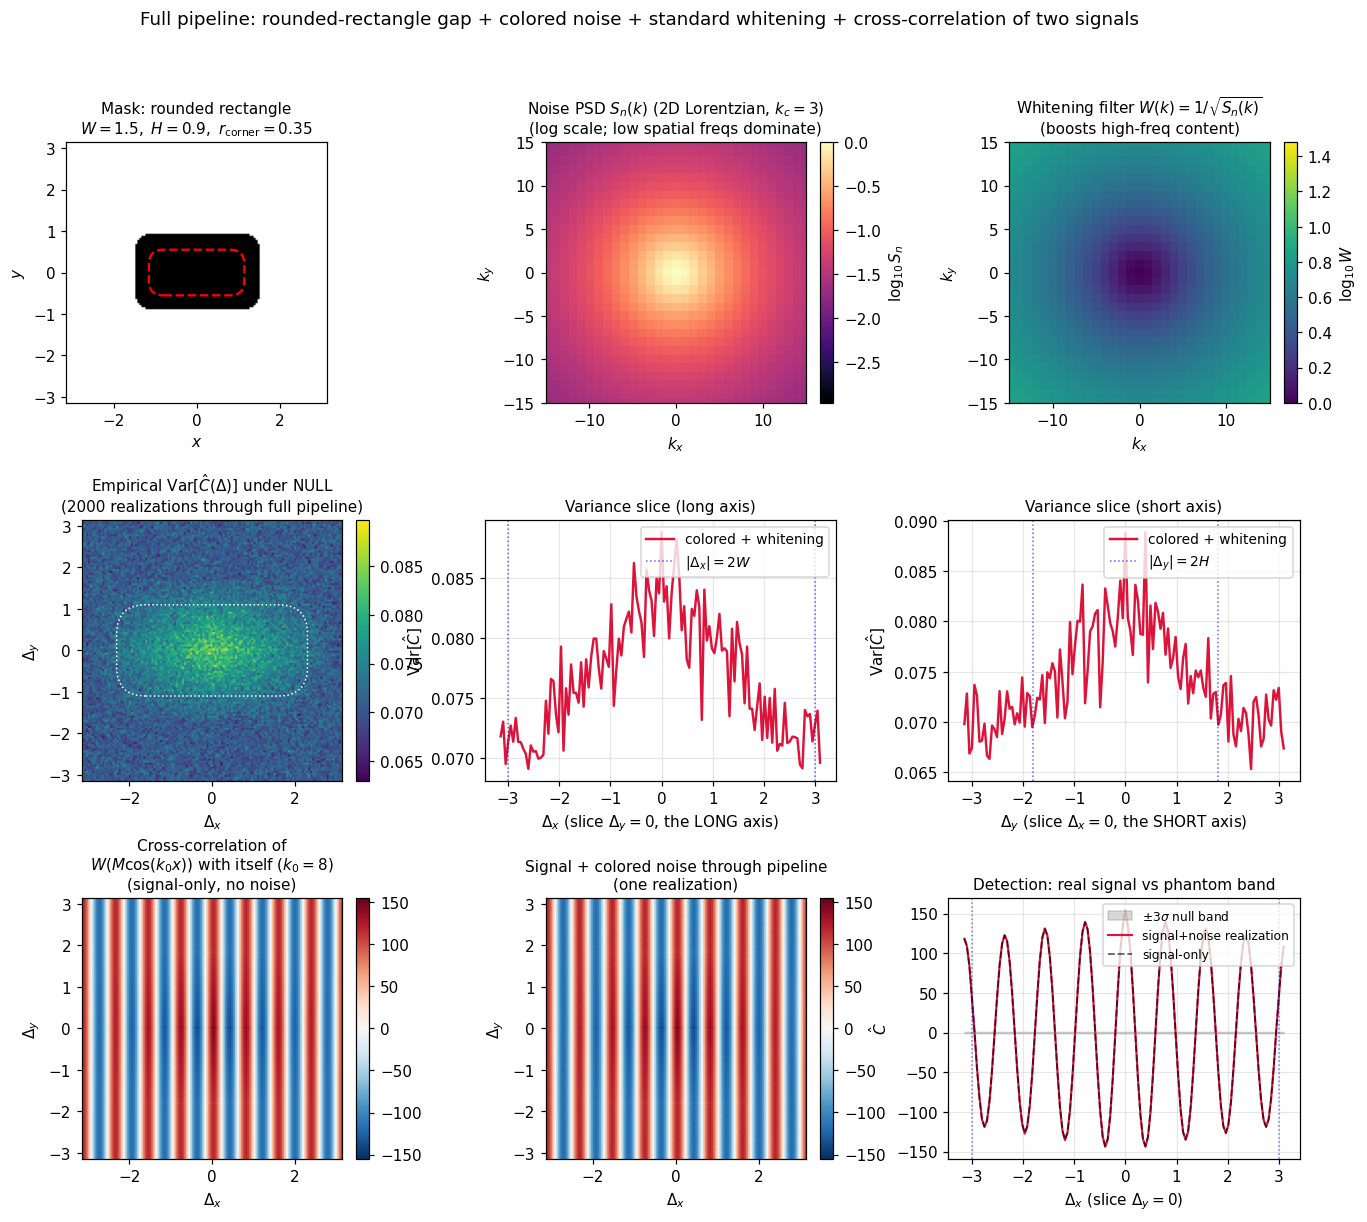

Write the Python code that produced this figure.
"""
Full example: rounded-rectangle gap + colored noise + standard
whitening pipeline + cross-correlation of two signals.

Ingredients:
    - 2D periodic domain [-pi, pi]^2 (matching scattering doc)
    - Rounded-rectangle gap (W=1.5, H=0.9, corner radius r=0.35)
    - 2D Lorentzian colored noise: S_n(k) = sigma_0^2 k_c^2 / (k_c^2 + |k|^2)
      (low-spatial-frequency dominated, k_c = 3)
    - Standard pipeline:
          observe y^(i) = M * (signal + noise^(i))
          whiten:   y_w^(i) = W * y^(i),   W(k) = 1/sqrt(S_n(k))
          cross-correlate: Chat(Delta) = integral y_w^(1)(x) y_w^(2)(x+Delta) dx

Two scenarios:
    NULL: no signal, just two independent colored noise streams.
        Empirical Var[Chat] across many realizations gives the
        cross-correlation phantom pattern.
    SIGNAL: coherent plane wave cos(k_0 x) in both streams.
        Cross-correlation has a clear stripe pattern that punches
        through the phantom band.

Output: mf_full_example_rounded_rect.png
"""

import os
import numpy as np
import matplotlib.pyplot as plt
from matplotlib.patches import FancyBboxPatch

OUTPUT_DIR = '/mnt/user-data/outputs'
np.random.seed(42)

# ============================================================
# 2D SETUP
# ============================================================

N = 128
L = 2 * np.pi
dx = L / N
x = np.linspace(-L/2, L/2, N, endpoint=False)
y = np.linspace(-L/2, L/2, N, endpoint=False)
X, Y = np.meshgrid(x, y, indexing='ij')

# Rounded rectangle gap (Minkowski sum of inner rect + disk)
W_rect = 1.5
H_rect = 0.9
r_corner = 0.35
dx_in = np.maximum(np.abs(X) - (W_rect - r_corner), 0)
dy_in = np.maximum(np.abs(Y) - (H_rect - r_corner), 0)
dist_to_inner = np.sqrt(dx_in ** 2 + dy_in ** 2)
in_gap = dist_to_inner < r_corner
M = (~in_gap).astype(float)

# Fourier wavenumber grids
kx_arr = 2 * np.pi * np.fft.fftfreq(N, d=dx)
ky_arr = 2 * np.pi * np.fft.fftfreq(N, d=dx)
KX, KY = np.meshgrid(kx_arr, ky_arr, indexing='ij')
K_mag = np.sqrt(KX ** 2 + KY ** 2)

# Colored noise: 2D Lorentzian PSD
k_c = 3.0
sigma_0 = 1.0
S_n = sigma_0 ** 2 * k_c ** 2 / (k_c ** 2 + K_mag ** 2)

# Whitening filter
W_kernel = 1.0 / np.sqrt(S_n)

print(f"Setup:")
print(f"  Domain: {N}x{N} on [-pi,pi]^2, dx = {dx:.4f}")
print(f"  Mask: rounded rectangle W={W_rect}, H={H_rect}, r={r_corner}")
print(f"  Mask area = {(1-M).sum()*dx**2:.4f}")
print(f"  Noise PSD: 2D Lorentzian, k_c = {k_c}")
print(f"  S_n(k=0) = {S_n[0,0]:.4f} (peak, low-spatial-freq dominated)")
print(f"  Whitening: W = 1/sqrt(S_n); W(0) = {W_kernel[0,0]:.4f}, "
      f"W(k_max) = {W_kernel[N//2, N//2]:.4f}")

# ============================================================
# COLORED NOISE GENERATION
# ============================================================

def generate_colored_noise():
    """Generate one realization of 2D field with PSD S_n."""
    n_white = np.random.standard_normal((N, N))
    Z = np.fft.fft2(n_white)
    return np.real(np.fft.ifft2(Z * np.sqrt(S_n)))

def whiten(field):
    """Apply whitening filter W = 1/sqrt(S_n) in Fourier domain."""
    F = np.fft.fft2(field)
    return np.real(np.fft.ifft2(F * W_kernel))

# ============================================================
# MONTE CARLO: NULL DISTRIBUTION OF Chat
# ============================================================

n_real = 2000
sum_C = np.zeros((N, N))
sum_C_sq = np.zeros((N, N))

print(f"\nRunning {n_real} null realizations of full pipeline...")
for i in range(n_real):
    n1 = generate_colored_noise()
    n2 = generate_colored_noise()
    # Standard pipeline: mask, then whiten
    y1_w = whiten(M * n1)
    y2_w = whiten(M * n2)
    # Cross-correlate
    Y1 = np.fft.fft2(y1_w)
    Y2 = np.fft.fft2(y2_w)
    C = np.real(np.fft.ifft2(np.conj(Y1) * Y2)) * dx ** 2
    sum_C += C
    sum_C_sq += C ** 2
    if (i + 1) % 500 == 0:
        print(f"  realization {i+1}/{n_real}")

mean_C = sum_C / n_real
var_C = sum_C_sq / n_real - mean_C ** 2

print(f"  Variance map: peak = {var_C.max():.4f}, "
      f"plateau = {var_C[N//2, N//2]:.4f}, "
      f"ratio = {var_C.max() / var_C[N//2, N//2]:.3f}")

# ============================================================
# WITH A REAL COHERENT SIGNAL
# ============================================================

k_0 = 8.0
signal = 1.0 * np.cos(k_0 * X)

# Signal-only through pipeline (no noise)
y1_so = whiten(M * signal)
y2_so = whiten(M * signal)
Y1_so = np.fft.fft2(y1_so)
Y2_so = np.fft.fft2(y2_so)
C_predicted_signal = np.real(np.fft.ifft2(np.conj(Y1_so) * Y2_so)) * dx ** 2

# Signal + noise (one realization through pipeline)
n1_sig = generate_colored_noise()
n2_sig = generate_colored_noise()
y1_sig = whiten(M * (signal + n1_sig))
y2_sig = whiten(M * (signal + n2_sig))
Y1_sig = np.fft.fft2(y1_sig)
Y2_sig = np.fft.fft2(y2_sig)
C_with_signal = np.real(np.fft.ifft2(np.conj(Y1_sig) * Y2_sig)) * dx ** 2

# ============================================================
# FIGURE
# ============================================================

# Center for fftshift
var_C_c = np.fft.fftshift(var_C)
mean_C_c = np.fft.fftshift(mean_C)
C_predicted_signal_c = np.fft.fftshift(C_predicted_signal)
C_with_signal_c = np.fft.fftshift(C_with_signal)
S_n_c = np.fft.fftshift(S_n)
W_kernel_c = np.fft.fftshift(W_kernel)

lag_axis = np.fft.fftshift(np.fft.fftfreq(N, d=1) * L)
kx_centered = np.fft.fftshift(kx_arr)

def outline_rounded_rect(ax, W, H, r, color='red', ls='--', lw=1.5):
    bbox = FancyBboxPatch((-W + r, -H + r), 2 * (W - r), 2 * (H - r),
                          boxstyle=f"round,pad=0,rounding_size={r}",
                          fill=False, edgecolor=color, linewidth=lw,
                          linestyle=ls)
    ax.add_patch(bbox)

fig = plt.figure(figsize=(15, 12))
gs = fig.add_gridspec(3, 3, hspace=0.45, wspace=0.32)

# ------ Row 1: ingredients ------
ax = fig.add_subplot(gs[0, 0])
ax.imshow(M.T, cmap='gray', origin='lower',
          extent=[-L/2, L/2, -L/2, L/2], vmin=0, vmax=1)
outline_rounded_rect(ax, W_rect, H_rect, r_corner, color='red')
ax.set_title('Mask: rounded rectangle\n'
             f'$W={W_rect},\\ H={H_rect},\\ r_{{\\rm corner}}={r_corner}$',
             fontsize=10)
ax.set_xlabel('$x$'); ax.set_ylabel('$y$')

ax = fig.add_subplot(gs[0, 1])
im = ax.imshow(np.log10(S_n_c.T), cmap='magma', origin='lower',
               extent=[kx_centered[0], kx_centered[-1],
                        kx_centered[0], kx_centered[-1]])
ax.set_title(r'Noise PSD $S_n(k)$ (2D Lorentzian, $k_c=3$)' '\n'
             '(log scale; low spatial freqs dominate)', fontsize=10)
ax.set_xlabel('$k_x$'); ax.set_ylabel('$k_y$')
ax.set_xlim(-15, 15); ax.set_ylim(-15, 15)
plt.colorbar(im, ax=ax, fraction=0.045, pad=0.04, label=r'$\log_{10} S_n$')

ax = fig.add_subplot(gs[0, 2])
im = ax.imshow(np.log10(W_kernel_c.T), cmap='viridis', origin='lower',
               extent=[kx_centered[0], kx_centered[-1],
                        kx_centered[0], kx_centered[-1]])
ax.set_title(r'Whitening filter $W(k) = 1/\sqrt{S_n(k)}$' '\n'
             '(boosts high-freq content)', fontsize=10)
ax.set_xlabel('$k_x$'); ax.set_ylabel('$k_y$')
ax.set_xlim(-15, 15); ax.set_ylim(-15, 15)
plt.colorbar(im, ax=ax, fraction=0.045, pad=0.04, label=r'$\log_{10} W$')

# ------ Row 2: phantom under null ------
ax = fig.add_subplot(gs[1, 0])
im = ax.imshow(var_C_c.T, cmap='viridis', origin='lower',
               extent=[-L/2, L/2, -L/2, L/2])
outline_rounded_rect(ax, 2 * W_rect, 2 * H_rect, 2 * r_corner,
                     color='white', ls=':', lw=1.0)
ax.set_title(r'Empirical Var$[\hat C(\Delta)]$ under NULL'
             f'\n({n_real} realizations through full pipeline)',
             fontsize=10)
ax.set_xlabel(r'$\Delta_x$'); ax.set_ylabel(r'$\Delta_y$')
plt.colorbar(im, ax=ax, fraction=0.045, pad=0.04)

ax = fig.add_subplot(gs[1, 1])
center = N // 2
ax.plot(lag_axis, var_C_c[:, center], color='crimson', linewidth=1.6,
        label='colored + whitening')
ax.axvline(2 * W_rect, color='blue', linestyle=':', alpha=0.6,
           linewidth=1, label=r'$|\Delta_x|=2W$')
ax.axvline(-2 * W_rect, color='blue', linestyle=':', alpha=0.6, linewidth=1)
ax.set_xlabel(r'$\Delta_x$ (slice $\Delta_y = 0$, the LONG axis)')
ax.set_ylabel(r'Var$[\hat C]$')
ax.set_title('Variance slice (long axis)', fontsize=10)
ax.legend(loc='upper right', fontsize=9)
ax.grid(alpha=0.3)

ax = fig.add_subplot(gs[1, 2])
ax.plot(lag_axis, var_C_c[center, :], color='crimson', linewidth=1.6,
        label='colored + whitening')
ax.axvline(2 * H_rect, color='blue', linestyle=':', alpha=0.6,
           linewidth=1, label=r'$|\Delta_y|=2H$')
ax.axvline(-2 * H_rect, color='blue', linestyle=':', alpha=0.6, linewidth=1)
ax.set_xlabel(r'$\Delta_y$ (slice $\Delta_x = 0$, the SHORT axis)')
ax.set_ylabel(r'Var$[\hat C]$')
ax.set_title('Variance slice (short axis)', fontsize=10)
ax.legend(loc='upper right', fontsize=9)
ax.grid(alpha=0.3)

# ------ Row 3: with a real coherent signal ------
ax = fig.add_subplot(gs[2, 0])
vmax = np.abs(C_predicted_signal_c).max()
im = ax.imshow(C_predicted_signal_c.T, cmap='RdBu_r',
               vmin=-vmax, vmax=vmax, origin='lower',
               extent=[-L/2, L/2, -L/2, L/2])
ax.set_title(f'Cross-correlation of\n$W(M\\cos(k_0 x))$ with itself ($k_0={int(k_0)}$)\n'
             '(signal-only, no noise)', fontsize=10)
ax.set_xlabel(r'$\Delta_x$'); ax.set_ylabel(r'$\Delta_y$')
plt.colorbar(im, ax=ax, fraction=0.045, pad=0.04)

ax = fig.add_subplot(gs[2, 1])
vmax2 = np.abs(C_with_signal_c).max()
im = ax.imshow(C_with_signal_c.T, cmap='RdBu_r',
               vmin=-vmax2, vmax=vmax2, origin='lower',
               extent=[-L/2, L/2, -L/2, L/2])
ax.set_title('Signal + colored noise through pipeline\n(one realization)',
             fontsize=10)
ax.set_xlabel(r'$\Delta_x$'); ax.set_ylabel(r'$\Delta_y$')
plt.colorbar(im, ax=ax, fraction=0.045, pad=0.04)

ax = fig.add_subplot(gs[2, 2])
sigma_band = np.sqrt(var_C_c[:, center])
ax.fill_between(lag_axis, -3 * sigma_band, 3 * sigma_band, color='gray',
                alpha=0.30, label=r'$\pm 3\sigma$ null band')
ax.plot(lag_axis, C_with_signal_c[:, center], color='crimson', linewidth=1.4,
        label='signal+noise realization')
ax.plot(lag_axis, C_predicted_signal_c[:, center], color='black',
        linewidth=1.2, linestyle='--', alpha=0.6, label='signal-only')
ax.axvline(2 * W_rect, color='blue', linestyle=':', alpha=0.5, linewidth=1)
ax.axvline(-2 * W_rect, color='blue', linestyle=':', alpha=0.5, linewidth=1)
ax.set_xlabel(r'$\Delta_x$ (slice $\Delta_y=0$)')
ax.set_ylabel(r'$\hat C$')
ax.set_title('Detection: real signal vs phantom band', fontsize=10)
ax.legend(loc='upper right', fontsize=8)
ax.grid(alpha=0.3)

plt.suptitle('Full pipeline: rounded-rectangle gap + colored noise + standard whitening + cross-correlation of two signals',
             fontsize=12)
plt.tight_layout(rect=[0, 0, 1, 0.96])
plt.savefig(f'{OUTPUT_DIR}/mf_full_example_rounded_rect.png',
            dpi=110, bbox_inches='tight')
plt.close()
print(f"\nSaved {OUTPUT_DIR}/mf_full_example_rounded_rect.png")
